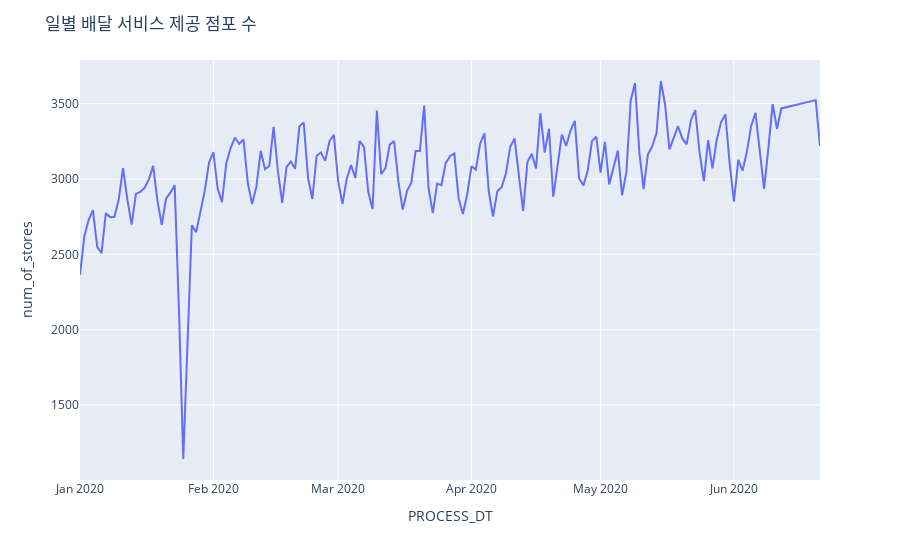

The notebook cell saved with this chart:
### Code cell
fig = px.line(del_store, x = "PROCESS_DT", y = "num_of_stores")
fig.update_layout(
    title = {
        "text" : "일별 배달 서비스 제공 점포 수"
    }
)
fig.show()

### Figure 1 — Plotly figure (JSON) as saved in the notebook; plotly's stock layout.template omitted (floating-point values rounded to 4 significant figures; data arrays with more than 128 entries replaced by an {"elided": "..."} marker saying what was removed)
{"data": [{"hovertemplate": "PROCESS_DT=%{x}<br>num_of_stores=%{y}<extra></extra>", "legendgroup": "", "line": {"color": "#636efa", "dash": "solid"}, "mode": "lines", "name": "", "orientation": "v", "showlegend": false, "type": "scatter", "x": {"elided": "165 str values"}, "xaxis": "x", "y": {"elided": "165 int values"}, "yaxis": "y"}], "layout": {"legend": {"tracegroupgap": 0}, "margin": {"t": 60}, "title": {"text": "일별 배달 서비스 제공 점포 수"}, "xaxis": {"anchor": "y", "domain": [0, 1], "title": {"text": "PROCESS_DT"}}, "yaxis": {"anchor": "x", "domain": [0, 1], "title": {"text": "num_of_stores"}}}}
